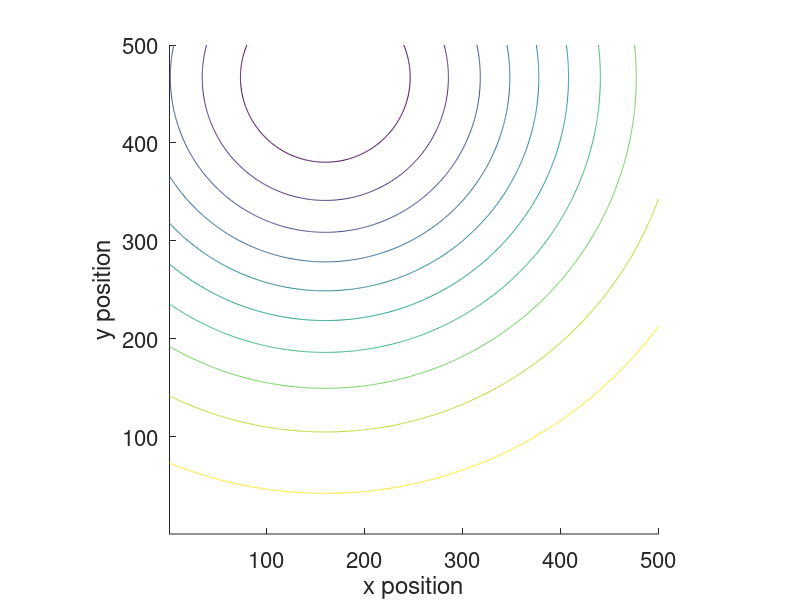

Recreate this plot in MATLAB. (Note: this script raises an error after producing the figure.)
% simulate e.coli's path

% we'll save this as a movie:
cd('/Users/becket/Documents/MATLAB/frames')

fieldSize = [500,500]; % w, h

scale = 1;
sigma = 200;
origin = [randi(fieldSize(1)),randi(fieldSize(2))];
startPos = -(origin-mean([[0,0];fieldSize]))+mean([[0,0];fieldSize]);

gauss = @(scale,sigma,origin,evalpos)...
    scale*exp(-((((evalpos(:,1)-origin(1)).^2)./(2*sigma^2)) + ...
    (((evalpos(:,2)-origin(2)).^2)./(2*sigma^2))));

xpos = [1:fieldSize(1)];
ypos = [1:fieldSize(2)];

[xx,yy] = meshgrid(xpos,ypos);
evalpos = [xx(:),yy(:)];

gradient = gauss(scale,sigma,origin,evalpos);
Z = reshape(gradient,fieldSize(1),fieldSize(2));

%% now we'll have the little guy walk

figure(99); axis square; hold on;
set(gca,'FontSize',16);
ylabel('y position');
xlabel('x position');

contour(-Z); contourcmap('gray')
plot(origin(1),origin(2),'ok','MarkerSize',40)

nSteps = 1500;
stepSize = 1;

path = NaN(nSteps,2); % make a place to keep the path
path(1,:) = startPos; % seed the path
pOre = 0.5; pOreStep = 0.01; % how fast does pOre change?
minOre = 0.02; maxOre = 0.95;

for i = 1:nSteps
    if i == 1 || rand < pOre
        % pick a direction at random
        [xStep,yStep] = pol2cart(unifrnd(0,2*pi),stepSize);
        pOre = 0.1; % reset prob of exploring
    else % step forward in the current direction
        xStep = path(i,1)-path(i-1,1);
        yStep = path(i,2)-path(i-1,2);
        
        % and update pOre based on increasing reward gradient
        currentPos = round(path(i,:));
        currentVal = gradient(and(xx == currentPos(1), yy == currentPos(2)));
        
        lastPos = round(path(i-1,:));
        lastVal = gradient(and(xx == lastPos(1), yy == lastPos(2)));
        
        if lastVal > currentVal % if going down the gradient
            pOre = min([(pOre + pOreStep), maxOre]);
        else
            pOre = max([(pOre - pOreStep), minOre]);
        end
    end
    path(i+1,:) = path(i,:) + [xStep,yStep];
    
end

hStep = plot(path(:,1),path(:,2),'k','LineWidth',1.25);

%% now make a movie of this

for i = 1:nSteps
        
    delete(hStep);
    hStep = plot(path([1:i],1),path([1:i],2),'k','LineWidth',1.25);
    hStep(2) = plot(path(i,1),path(i,2),'.k','MarkerSize',40);
%     title(num2str(pOre))
    
    if i < 10
        zPad = '000';
    elseif i < 100
        zPad = '00';
    elseif i < 1000
        zPad = '0';
    else
        zPad = '';
    end
    fNumStr = strcat(zPad,num2str(i));
    saveas(99,strcat('frame',fNumStr,'.jpg'))
end

%% now illustrate the exponential curve being fit?

% we'll save this as a movie:
cd('/Users/becket/Documents/MATLAB/frames')

% maximum likelihood single Exp fit
f1 = @(x,theta) (1./(1+theta))*((theta./(1+theta)).^x);

figure(99); hold on;
set(gca,'FontSize',16);
ylabel('probability');
xlabel('run length');

nReps = 2000;
pStop = 0.2;
xMaxForPlot = 25;
x = [0:1:xMaxForPlot]; % for plotting
multiple = 1;
    
times = [];

for i = 1:nReps
    stopped = 0; j = 0;
    
    while ~stopped
        if rand < pStop
            times = [times; j];
            stopped = 1;
        else
            j = j+1;
        end
    end

    % if we've got 10 new obs, append these to the plot
    if length(times) > 5*multiple
        y = histc(times,x)./length(times);
        % y = y ./ trapz(x,y);
        try; delete(hBar); end
        hBar = bar(x+1,y);
        set(hBar,'LineStyle','none','FaceColor',[.5 .5 .5])
        set(hBar,'BarWidth',1);
        xlim([0 xMaxForPlot]); ylim([0 .35])

        if length(times) > 800
            % plot the single-term exponential
            xeval = [min(x):.1:max(x)];
            theta = nanmean(times); % mle estimate, eq 2.3 mT
            h = plot(xeval+1,f1(xeval,theta),'--k');
            set(h,'LineWidth',3); clear h
        end
%         pause(0.05)

        if multiple < 10
            zPad = '00';
        elseif multiple < 100
            zPad = '0';
        else
            zPad = '';
        end
        
        fNumStr = strcat(zPad,num2str(multiple));
        saveas(99,strcat('frame',fNumStr,'.jpg'))
        
        multiple = multiple+1
    end
end

%% now illustrate different hazards:

% maximum likelihood single Exp fit
f1 = @(x,theta) (1./(1+theta))*((theta./(1+theta)).^x);

figure(99); hold all;
set(gcf,'Position',[0 0 250 200])
set(gca,'FontSize',16);
ylabel('probability');
xlabel('run length');

colors = gray; colors = colors(1:20:end,:);

x = [0:1:xMaxForPlot]; % for plotting

thetaOpts = [3,9]; i = 1;

for theta = thetaOpts

    xeval = [min(x):.1:max(x)];
    h = plot(xeval+1,f1(xeval,theta),'-','Color',colors(i,:));
    set(h,'LineWidth',3); clear h;
    i = i+1;
end

colormap(99,'gray')
lh = legend(cellstr(num2str(1./(thetaOpts+1)')))

% Move the legend box to make room for title
set(lh,'position',get(lh,'position').*[0.92 0.92 1 1])
% Title text
txh = text(0.5,1,'{p(switch):}',...
                'Parent',lh,'VerticalAlign','bottom',...
                'HorizontalAlign','center',...
                'FontSize',16);

ylim([0 .3])
xlim([0 xMaxForPlot])